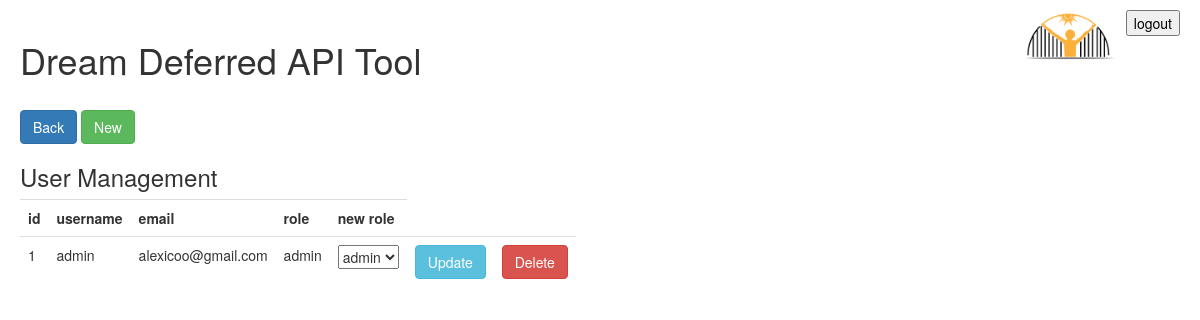
The page /users (signed in) on the database as committed earlier.
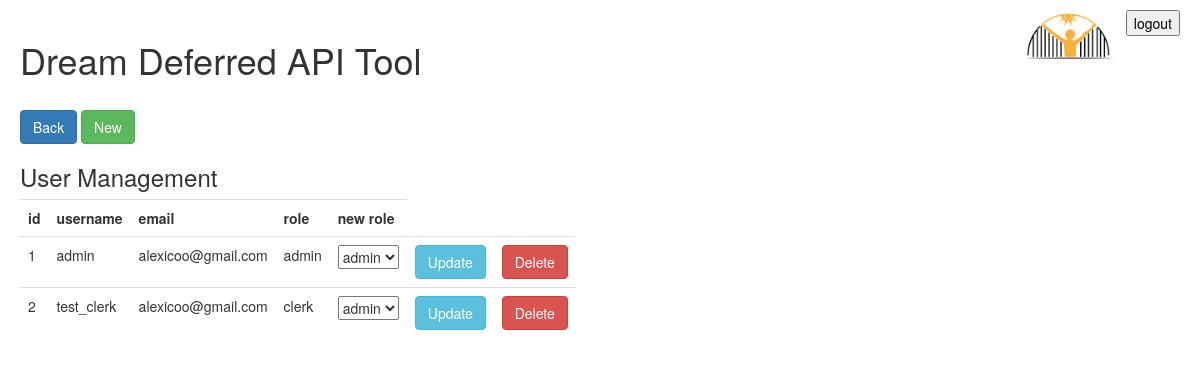
The same page on the database as committed later.
### tables this page shows
CREATE TABLE users (id INTEGER PRIMARY KEY, username text, password text, email text, role text);

### app.py (the view, shortened to what this page needs)
@app.route("/users", methods=['GET', 'POST'])
def users():
    if not(session.get('user')):
        return render_template("message.html", message="Please log in first", forward="/login")
    users = get_users()
    return render_template("user_management.html", users=users)

### db.py (called while the page is built)
def get_users():
    conn = sqlite3.connect("database.db")
    cur = conn.cursor()
    cur.execute("SELECT * FROM users")
    users = cur.fetchall()
    conn.close()
    return users

### templates/user_management.html (shortened to what this page needs)
{% extends "layout.html" %}
{% block content %}
<div>
    <br>
    <a href="{{url_for('home')}}"><button class="btn btn-primary">Back</button></a>
    <a href="{{url_for('new_user')}}"><button class="btn btn-success">New</button></a>
    <br>
    <form method="POST">
        <table class="table times_table"  width="400px">
            <tr><h3>User Management</h3></tr>
            <tr><th>id</th><th>username</th><th>email</th><th>role</th><th>new role</th></tr>
            {% for user in users %}
            <tr>
                <td>{{user[0]}}</td><td>{{user[1]}}</td><td>{{user[3]}}</td><td>{{user[4]}}</td>
                <td>
                    <select name="input_{{user[0]}}" id="role">
                    <option value="admin">admin</option>
                    </select>
                </td>
                <td><button value="{{user[0]}}" name="id" class="btn btn-info">Update</button></td>
                <td><button value="{{user[0]}}" name="del" class="btn btn-danger">Delete</button></td>
            </tr>
            {% endfor %}
        </table>
    </form>
</div>
{% endblock %}

### templates/layout.html (shortened to what this page needs)
<!DOCTYPE html>
<html>
<head>
    <link rel="stylesheet" href="https://maxcdn.bootstrapcdn.com/bootstrap/3.3.7/css/bootstrap.min.css">
    <link rel="stylesheet" href="https://cdnjs.cloudflare.com/ajax/libs/font-awesome/4.7.0/css/font-awesome.min.css">
    <link rel="stylesheet" href="{{url_for('static', filename='style.css')}}">
</head>
<body>
    <h1>Dream Deferred API Tool</h1>
    <img class="logo" src="{{url_for('static', filename='dd_new_logo_2022_no_letters.png')}}" alt="logo">
    {% block content %}
    {% endblock %}
    <a href="{{url_for('logout')}}"><button id="logout_btn">logout</button></a>
</body>
</html>

### static/style.css (style rules this page uses)
body { padding: 20px; }
a { color: black; }
#logout_btn { display: inline-block; position: fixed; right: 20px; top: 10px; }
.times_table { width: 450px; border-collapse: collapse; }
.logo { width: 100px; height: auto; position: fixed; top: 10px; right: 80px; }

Rows that differ between the two databases and show on the page:
added users: id "2", username "test_clerk", email "alexicoo@gmail.com", role "clerk", id "admin"
